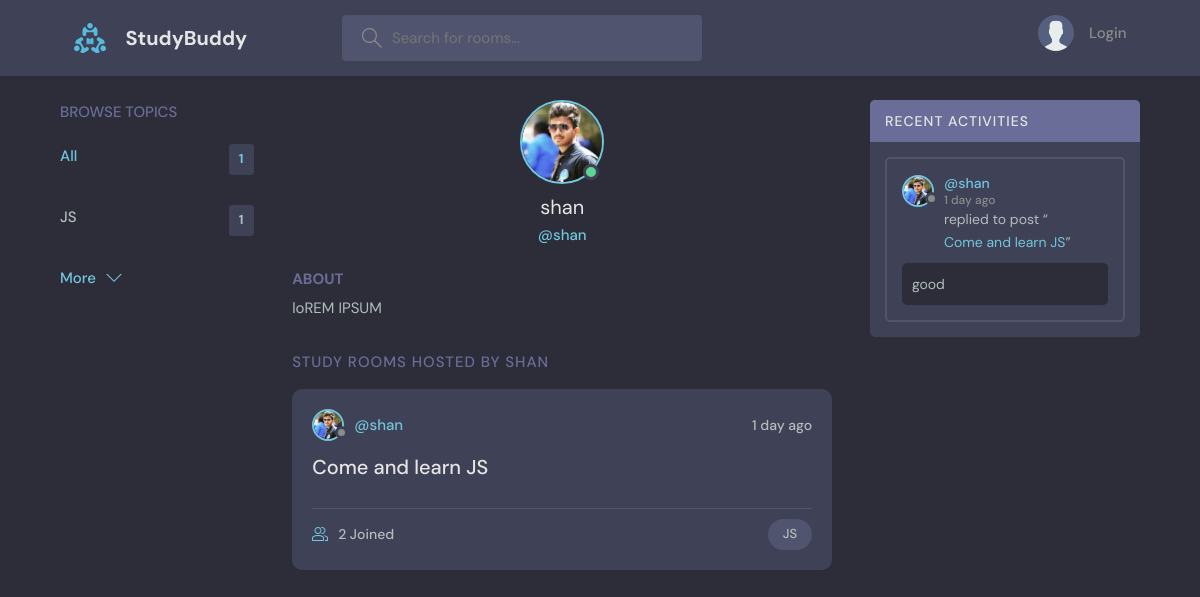
The app's page /profile/1 with its own data.
### test_app/models.py (models this page shows, shortened)
class Topic(models.Model):
    name = models.CharField(max_length=200)

class User(AbstractUser):
    name = models.CharField(max_length=200, null=True)
    email = models.EmailField(unique=True, null= True)
    bio =models.TextField(null=True)
    avatar= models.ImageField(null=True, default="avatar.svg")
    USERNAME_FIELD = 'email'
    REQUIRED_FIELDS = []

class Room(models.Model):
    host = models.ForeignKey(User, on_delete=models.SET_NULL, null=True)
    topic = models.ForeignKey(Topic, on_delete=models.SET_NULL, null=True)
    name = models.CharField(max_length=200)
    description = models.TextField(null=True, blank=True)
    participants = models.ManyToManyField(User, related_name='participants', blank=True)
    updated = models.DateTimeField(auto_now=True)
    created = models.DateTimeField(auto_now_add=True)
    class Meta:
        ordering = ['-updated','-created']
    def __str__(self):
        return self.name

class Message(models.Model):
    user = models.ForeignKey(User, on_delete=models.CASCADE)
    room = models.ForeignKey(Room, on_delete=models.CASCADE)
    body = models.TextField()
    updated = models.DateTimeField(auto_now=True)
    created = models.DateTimeField(auto_now_add=True)
    class Meta:
        ordering = ['-updated','-created']

### test_app/views.py (the view)
# urls.py: path("profile/<str:pk>", views.userProfile, name="user-profile"),
def userProfile(request,pk):
    user= User.objects.get(id=pk)
    rooms = user.room_set.all()
    room_messages = user.message_set.all()
    topics = Topic.objects.all()
    context={'user':user,'rooms':rooms,'room_messages':room_messages,'topics':topics}
    return render(request, 'test_app/profile.html',context)

### test_app/templates/test_app/profile.html (shortened to what this page needs)
{% extends "main.html" %} {% block content %}
  <main class="profile-page layout layout--3">
    <div class="container">
       <div>
      {% include "test_app/topic_components.html" %}
    </div>
      <div class="roomList">
        <div class="profile">
          <div class="profile__avatar">
            <div class="avatar avatar--large active">
              <img src="{{user.avatar.url}}" />
            </div>
          </div>
          <div class="profile__info">
            <h3>{{user.username}}</h3>
            <p>@{{user.username}}</p>
          </div>
          <div class="profile__about">
            <h3>About</h3>
            <p>
              {{user.bio}}
            </p>
          </div>
        </div>
        <div class="roomList__header">
          <div>
            <h2>Study Rooms Hosted by SHAN</a>
            </h2>
          </div>
        </div>
        {% include "test_app/feed_components.html" %}
      </div>
    <div>{% include "test_app/activity_components.html" %}</div>
    </div>
  </main>
{% endblock content %}

### test_app/templates/test_app/topic_components.html
<div class="topics">
  <div class="topics__header">
    <h2>Browse Topics</h2>
  </div>
  <ul class="topics__list">
    <li>
      <a href="{% url 'home' %}" class="active"
        >All <span>{{topics.count}}</span></a
      >
    </li>
    {% for topic in topics %}
    <li>
      <a href="{% url 'home' %}?q={{topic.name}}"
        >{{topic.name}}<span>{{topic.room_set.all.count}}</span></a
      >
      {% endfor %}
    </li>
  </ul>
  <a class="btn btn--link" href="{% url "topics" %}">
    More
    <svg
      version="1.1"
      xmlns="http://www.w3.org/2000/svg"
      width="32"
      height="32"
      viewBox="0 0 32 32"
    >
      <title>chevron-down</title>
      <path d="M16 21l-13-13h-3l16 16 16-16h-3l-13 13z"></path>
    </svg>
  </a>
</div>

### test_app/templates/test_app/feed_components.html (shortened to what this page needs)
{% for room in rooms %}
<div class="roomListRoom">
  <div class="roomListRoom__header">
    <a href="{% url 'user-profile' room.host.id %}" class="roomListRoom__author">
      <div class="avatar avatar--small">
        <img src="{{room.host.avatar.url}}" />
      </div>
      <span>@{{room.host.username}}</span>
    </a>
    <div class="roomListRoom__actions">
      <span>{{room.created|timesince}} ago</span>
    </div>
  </div>
  <div class="roomListRoom__content">
    <a href="{% url 'room' room.id %}">{{room.name}}</a>
  </div>
  <div class="roomListRoom__meta">
    <a href="{% url 'room' room.id %}" class="roomListRoom__joined">
      {{room.participants.all.count}} Joined
    </a>
    <p class="roomListRoom__topic">{{room.topic.name}}</p>
  </div>
</div>
{% endfor %}

### test_app/templates/test_app/activity_components.html (shortened to what this page needs)
<div class="activities">
  <div class="activities__header">
    <h2>Recent Activities</h2>
  </div>
  {% for message in room_messages %}
  <div class="activities__box">
    <div class="activities__boxHeader roomListRoom__header">
      <a
        href="{% url 'user-profile' message.user.id %}"
        class="roomListRoom__author"
      >
        <div class="avatar avatar--small">
          <img src="{{message.user.avatar.url}}" />
        </div>
        <p>
          @{{message.user.username}}
          <span>{{message.created|timesince}} ago</span>
        </p>
      </a>
    </div>
    <div class="activities__boxContent">
      <p>
        replied to post “<a href="{% url 'room' message.room.id %}"
          >{{message.room}}</a
        >”
      </p>
      <div class="activities__boxRoomContent">{{message.body}}</div>
    </div>
  </div>
  {% endfor %}
</div>

### records on screen
Topic: name "JS", room_set.all.count "1"
User: avatar (picture), username "shan", bio "loREM IPSUM"
Room: host.avatar (picture), host.username "shan", created "1 day", name "Come and learn JS", participants.all.count "2", topic.name "JS"
Message: user.avatar (picture), user.username "shan", created "1 day", room "Come and learn JS", body "good"

### other values on screen
{{ topics.count }} "1"
